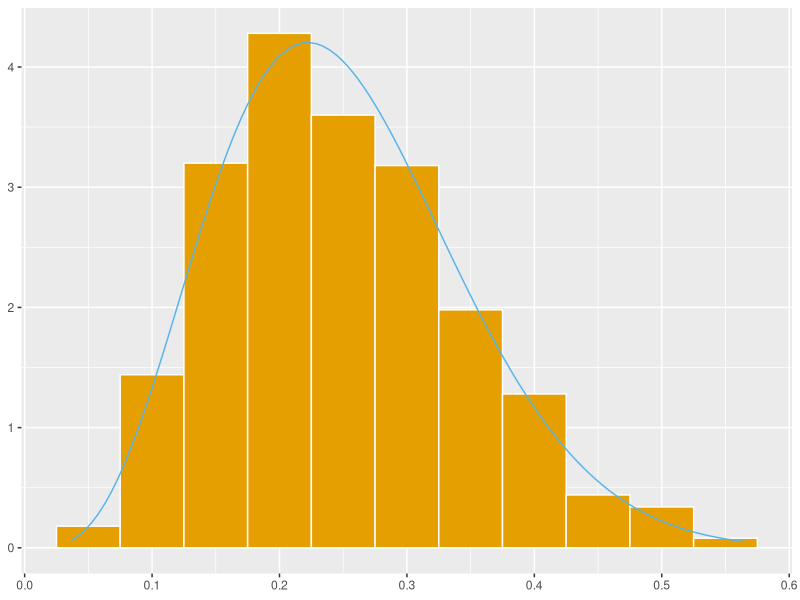

The R script that drew this image:
library(ggplot2)

# change these parameters if you want
alpha <- 5
beta <- 15
nSamples <- 1000

# generate samples for U and V according to gamma distributions with shape alpha and beta
u <- rgamma(1000, shape = alpha)
v <- rgamma(1000, shape = beta)

# transform the variables to x and y
x <- u / (u + v)
y <- u + v

# data for pdf of the beta function with shapes alpha and beta
xBeta <- seq(min(x), max(x), length = 100)
yBeta <- dbeta(xBeta, shape1 = alpha, shape2 = beta)

# plot the density of x versus the pdf of the beta distribution
myPlot <- ggplot() +
    geom_histogram(aes(x, y = ..density..),
                   binwidth = 0.05,
                   color = "white",
                   fill = "#E69F00") +
    geom_line(aes(x = xBeta, y = yBeta), color = "#56B4E9") +
    theme(axis.title.x = element_blank()) +
    theme(axis.title.y = element_blank())


# ...profit!
plot(myPlot)
